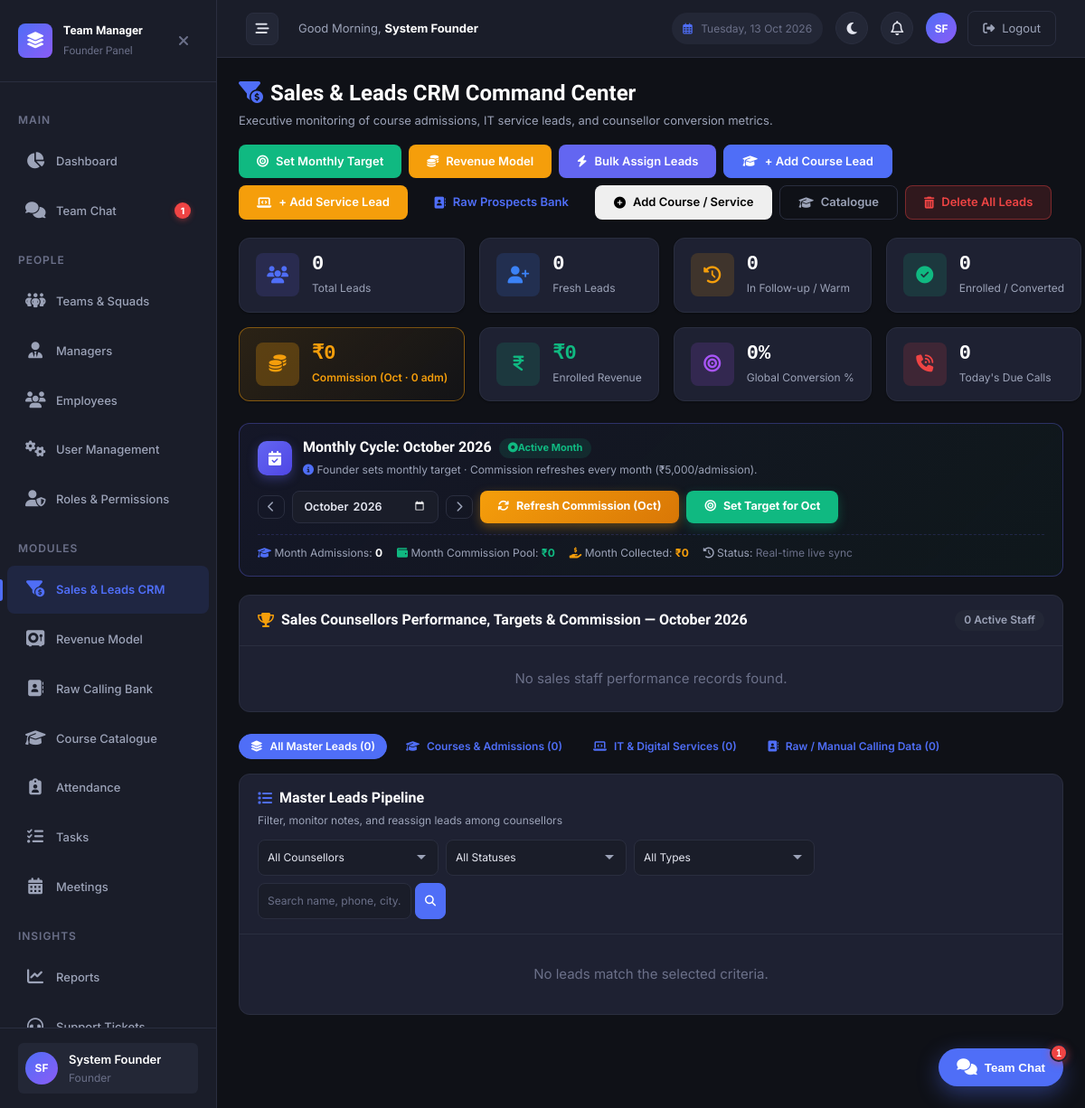
Page /founder/sales.php (signed in) on the committed database.
### tables this page shows
CREATE TABLE `users` (
  `id` int NOT NULL AUTO_INCREMENT,
  `employee_id` varchar(50) DEFAULT NULL,
  `name` varchar(100) NOT NULL,
  `email` varchar(150) NOT NULL,
  `contact_no` varchar(20) DEFAULT NULL,
  `designation` varchar(100) DEFAULT NULL,
  `joining_date` date DEFAULT NULL,
  `base_salary` decimal(10,2) NOT NULL DEFAULT '30000.00',
  `password` varchar(255) NOT NULL,
  `pin` varchar(255) DEFAULT NULL,
  `role` varchar(50) NOT NULL DEFAULT 'employee',
  `manager_id` int DEFAULT NULL,
  `status` enum('active','inactive') NOT NULL DEFAULT 'active',
  `created_at` timestamp NULL DEFAULT CURRENT_TIMESTAMP,
  `updated_at` timestamp NULL DEFAULT CURRENT_TIMESTAMP ON UPDATE CURRENT_TIMESTAMP,
  `last_activity` timestamp NULL DEFAULT NULL,
  `presence_status` enum('automatic','dnd','away','offline') NOT NULL DEFAULT 'automatic',
  `custom_status_text` varchar(255) DEFAULT NULL,
  `custom_status_emoji` varchar(50) DEFAULT NULL,
  `last_active_at` timestamp NULL DEFAULT CURRENT_TIMESTAMP ON UPDATE CURRENT_TIMESTAMP,
  PRIMARY KEY (`id`),
  UNIQUE KEY `uk_email` (`email`),
  UNIQUE KEY `uk_employee_id` (`employee_id`),
  KEY `idx_role` (`role`),
  KEY `idx_manager_id` (`manager_id`),
  KEY `idx_status` (`status`),
  CONSTRAINT `fk_users_manager` FOREIGN KEY (`manager_id`) REFERENCES `users` (`id`) ON DELETE SET NULL ON UPDATE CASCADE
);

### founder/sales.php (the view, shortened to what the rows shown need)
<?php
require_once __DIR__ . '/../includes/functions.php';
require_once __DIR__ . '/../includes/auth.php';
requireRole([ROLE_FOUNDER]);
$counsellors = getSalesCounsellorsList();
include __DIR__ . '/../includes/header.php';
?>
<div class="page-header" style="display: flex; justify-content: space-between; align-items: center; flex-wrap: wrap; gap: var(--space-4); margin-bottom: var(--space-5);">
    <div>
        <h1 class="page-title"><i class="fa-solid fa-funnel-dollar" style="color: var(--color-primary); margin-right: 8px;"></i>Sales & Leads CRM Command Center</h1>
    </div>
</div>
<?php
include __DIR__ . '/../includes/footer.php';
?>

### includes/header.php (shortened to what the rows shown need)
<?php
$greeting = (date('H') < 12) ? 'Good Morning' : ((date('H') < 17) ? 'Good Afternoon' : 'Good Evening');
?>
<!DOCTYPE html>
<html lang="en" data-theme="dark">
<head>
    <link rel="stylesheet" href="https://cdnjs.cloudflare.com/ajax/libs/font-awesome/6.5.1/css/all.min.css" />
    <link rel="stylesheet" href="<?php echo BASE_URL; ?>/assets/css/style.css?v=<?php echo @filemtime(__DIR__ . '/../assets/css/style.css') ?: time(); ?>">
</head>
<body>
    <div class="app-layout">
        <?php include __DIR__ . '/sidebar.php'; ?>
        <div class="main-wrapper">
            <header class="top-header">
                <div class="header-left">
                    <div class="header-greeting">
                        <?php echo $greeting; ?>, <strong><?php echo e($currentUser['name'] ?? 'User'); ?></strong>
                    </div>
                </div>
                <div class="header-right" style="display: flex; align-items: center; gap: 14px;">
                    <div class="header-user-section">
                        <a href="<?php echo BASE_URL; ?>/profile.php" class="header-avatar" title="View Profile" style="text-decoration: none; color: #fff; display: flex; align-items: center; justify-content: center; font-weight: bold; background-color: var(--color-primary);"><?php echo e($userInitials); ?></a>
                        <a href="<?php echo BASE_URL; ?>/auth/logout.php" class="btn-logout" title="Logout">
                            <i class="fa-solid fa-right-from-bracket"></i> <span class="btn-logout-text">Logout</span>
                        </a>
                    </div>
                </div>
            </header>
            <main class="main-content fade-in">

### includes/sidebar.php (shortened to what the rows shown need)
<?php
$currentUser = getCurrentUser();
$userRole = $currentUser['role'] ?? '';
$baseRole = function_exists('getRoleBaseType') ? getRoleBaseType($userRole) : $userRole;
$userInitials = getInitials($currentUser['name'] ?? 'U');
$sidebarChatUnread = isLoggedIn() ? countUnreadChatMessages((int)($currentUser['id'] ?? 0)) : 0;
$currentPage = basename($_SERVER['PHP_SELF'], '.php');
$currentDir = basename(dirname($_SERVER['PHP_SELF']));
function isActive(string $dir, string $page): string {
    global $currentDir, $currentPage;
    return ($currentDir === $dir && $currentPage === $page) ? ' active' : '';
}
?>
<aside class="sidebar" id="sidebar">
    <div class="sidebar-brand">
        <div class="sidebar-brand-text">
            Team Manager
            <span><?php echo ucwords(str_replace('_', ' ', e($userRole))); ?> Panel</span>
        </div>
    </div>
    <nav class="sidebar-nav">
        <?php if ($baseRole === ROLE_FOUNDER): ?>
            <a href="<?php echo BASE_URL; ?>/chat/index.php" class="sidebar-nav-item<?php echo isActive('chat', 'index'); ?>">
                <span class="nav-icon"><i class="fa-solid fa-comments"></i></span> Team Chat
                <span class="sidebar-chat-badge" style="display: <?php echo $sidebarChatUnread > 0 ? 'inline-flex' : 'none'; ?>;"><?php echo $sidebarChatUnread > 99 ? '99+' : $sidebarChatUnread; ?></span>
            </a>
        <?php endif; ?>
    </nav>
    <div class="sidebar-footer">
        <a href="<?php echo BASE_URL; ?>/profile.php" class="sidebar-user" style="text-decoration: none; display: flex; align-items: center; width: 100%; border-radius: var(--radius-sm); transition: background-color var(--transition-base); padding: var(--space-2);" onmouseover="this.style.backgroundColor='var(--color-bg-tertiary)'" onmouseout="this.style.backgroundColor='transparent'">
            <div class="sidebar-user-avatar"><?php echo e($userInitials); ?></div>
            <div class="sidebar-user-info">
                <div class="sidebar-user-name"><?php echo e($currentUser['name'] ?? 'User'); ?></div>
                <div class="sidebar-user-role"><?php echo ucwords(str_replace('_', ' ', e($userRole))); ?></div>
            </div>
        </a>
    </div>
</aside>

### rows in the picture
users: role "Founder", id "1", name "SF", name "System Founder"

### other values in the picture
$globalMetrics['total_leads'] "0"
$globalMetrics['new_leads'] "0"
$globalMetrics['interested'] "0"
$globalMetrics['enrolled'] "0"
$monthCommissionTotal "0"
date('M', $monthTime) "Oct"
$monthEnrolledCount "0"
$globalMetrics['total_enrolled_value'] "0"
$globalMetrics['conversion_rate'] "0"
$globalMetrics['today_followups_count'] "0"
$selectedMonthName "October 2026"
$monthCollectedTotal "0"
count($counsellorPerf) "0"
$globalMetrics['course_leads'] "0"
$globalMetrics['service_leads'] "0"
